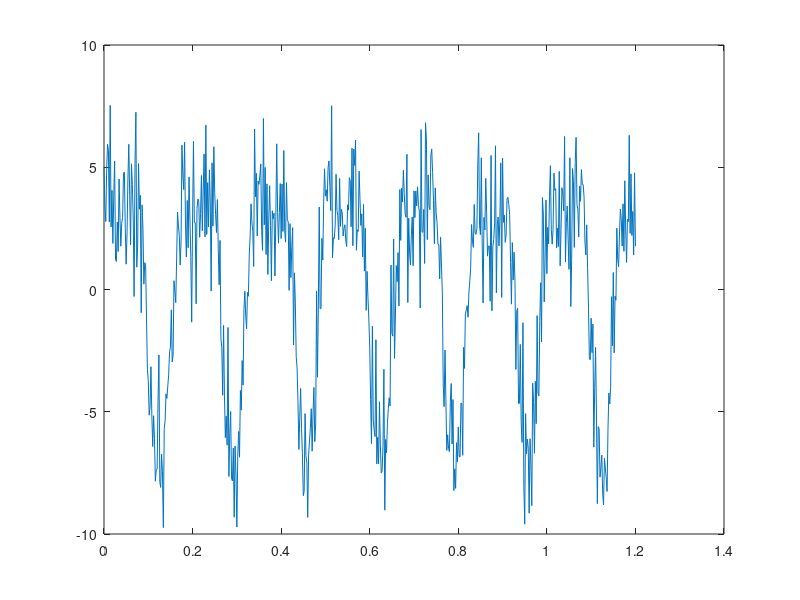

This figure's MATLAB source: (Note: this script raises an error after producing the figure.)
clc; clear; close all;

%% 1. Vectors
a = 1:2:34;
b = exp(a);
c = a./b;
disp(c.');

%% 2. Matrices
A = [pi/2, 3i; log2(2), 2*pi];
B = [exp(A(1,1)), exp(A(1,2))];
disp(A);
disp(B);
disp(sum(A));

%% 3. Noisy signal
t = 0:0.002:1.2;
s = 5*sin(2*pi*6*t) + 2.5*cos(4*pi*6*t);
n = 1.5*randn(size(t));
signal = s+n;

selected = signal(abs(signal)>3);
filtered = signal;
filtered(abs(filtered)<2) = 0;

disp(numel(signal));
disp(numel(selected));
disp(min(filtered));
disp(max(filtered));

figure;
plot(t,signal);
hold on;
yline(3,'r--'); yline(-3,'r--');
title('Noisy signal');
grid on;

figure;
plot(t,filtered);
title('Filtered signal');
grid on;

%% Complementary task
A_input = input('Enter vector A: ');
B_input = repelem(A_input,4);
disp('Generated B:');
disp(B_input);
